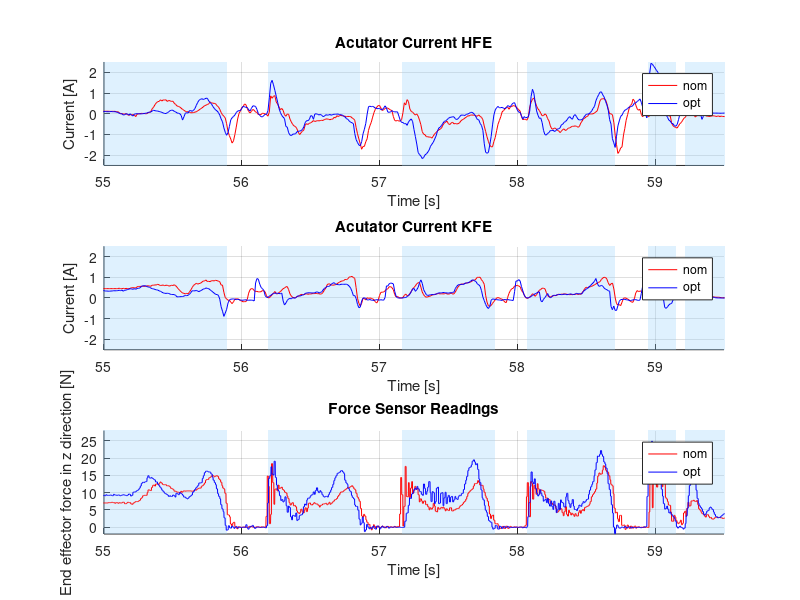

Write the MATLAB code that produced this figure.
clc
%close all
nom = load('nominal_walk_24,5cm_500gCW_pullingTM');
opt = load('optWalk_500gCW_pullTM_24,5cm');
time_nom = nom.time;
time_opt = opt.time;

timeAlignment = 3.7; % Align opt data with nom data in time
forceSensorTimeAlignment = 0.56;

% Multiply z force readings by -1 to be consistent with towr
nom.forceSensor(:,3) = -nom.forceSensor(:,3);
opt.forceSensor(:,3) = -opt.forceSensor(:,3);


xlimit     = [55 59.5];
ylimHFE    = [-2.5 2.5];
ylimKFE    = [-2.5 2.5];
ylimSensor = [-2 28];
patchColor = [0.5843 0.8157 0.9882]; % Light blue
patchAlpha = 0.3;

%% Create patches from force sensor to indicate swing and stance
patchX = [[40;40;55.33;55.33] [55.63;55.63;56.3;56.3] [56.6;56.6;57.28;57.28] [57.51;57.51;58.15;58.15] [58.39;58.39;58.59;58.59] [58.66;58.66;70;70]];
patchYtemp = [-100; 100; 100; -100];
patchY = repmat(patchYtemp, 1,length(patchX(1,:)));

%% Plot results
figure()
set(gcf,'color','w')

subplot(3,1,1)
hold on
patch(forceSensorTimeAlignment+patchX, patchY, patchColor, 'FaceAlpha', patchAlpha, 'EdgeAlpha', 0)
p(1) = plot(nom.time, nom.current_HFE, 'r', 'DisplayName', 'nom');
p(2) = plot(opt.time+timeAlignment, opt.current_HFE, 'b', 'DisplayName', 'opt');
legend([p(1) p(2)]);
grid on
title('Acutator Current HFE')
xlabel('Time [s]')
ylabel('Current [A]')
xlim(xlimit);
ylim(ylimHFE);
hold off

subplot(3,1,2)
hold on
patch(forceSensorTimeAlignment+patchX, patchY, patchColor, 'FaceAlpha', patchAlpha, 'EdgeAlpha', 0)
p(1) = plot(nom.time, nom.current_KFE, 'r', 'DisplayName', 'nom');
p(2) = plot(opt.time+timeAlignment, opt.current_KFE, 'b', 'DisplayName', 'opt');
legend([p(1) p(2)]);
grid on
title('Acutator Current KFE')
xlabel('Time [s]')
ylabel('Current [A]')
xlim(xlimit);
ylim(ylimKFE);
hold off

subplot(3,1,3)
hold on
patch(forceSensorTimeAlignment+patchX, patchY, patchColor, 'FaceAlpha', patchAlpha, 'EdgeAlpha', 0)
p(3) = plot(nom.forceSensorTime+forceSensorTimeAlignment, nom.forceSensor(:,3), 'r', 'DisplayName', 'nom');
p(4) = plot(opt.forceSensorTime+timeAlignment+forceSensorTimeAlignment, opt.forceSensor(:,3), 'b', 'DisplayName', 'opt');
legend([p(3) p(4)]);
grid on
title('Force Sensor Readings')
xlabel('Time [s]')
ylabel('End effector force in z direction [N]')
xlim(xlimit);
ylim(ylimSensor);
hold off

